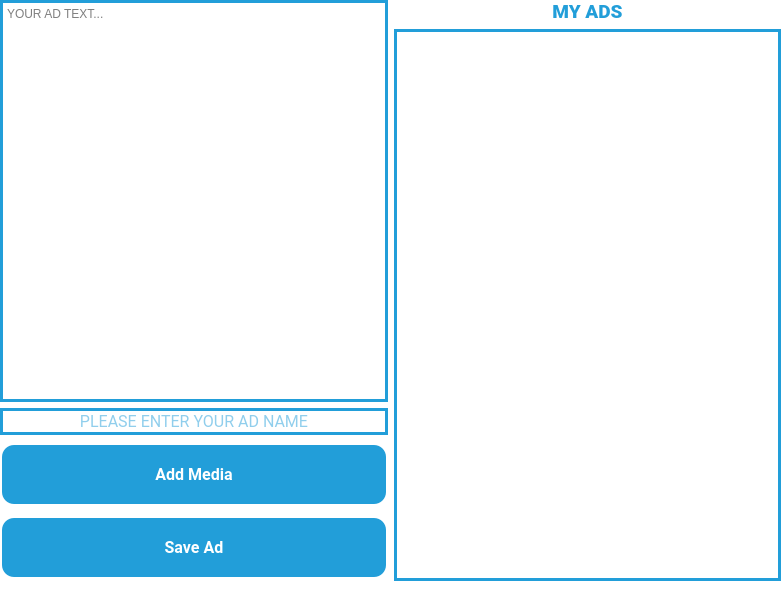
<?xml version="1.0" encoding="UTF-8"?>
<ui version="4.0">
 <class>MainWindow</class>
 <widget class="QMainWindow" name="MainWindow">
  <property name="geometry">
   <rect>
    <x>0</x>
    <y>0</y>
    <width>784</width>
    <height>599</height>
   </rect>
  </property>
  <property name="sizePolicy">
   <sizepolicy hsizetype="Fixed" vsizetype="Fixed">
    <horstretch>0</horstretch>
    <verstretch>0</verstretch>
   </sizepolicy>
  </property>
  <property name="minimumSize">
   <size>
    <width>784</width>
    <height>599</height>
   </size>
  </property>
  <property name="maximumSize">
   <size>
    <width>784</width>
    <height>599</height>
   </size>
  </property>
  <property name="windowTitle">
   <string>ADD ADVERTISEMENT</string>
  </property>
  <property name="styleSheet">
   <string notr="true">background-color: rgb(255, 255, 255);</string>
  </property>
  <widget class="QWidget" name="centralwidget">
   <property name="sizePolicy">
    <sizepolicy hsizetype="Fixed" vsizetype="Fixed">
     <horstretch>0</horstretch>
     <verstretch>0</verstretch>
    </sizepolicy>
   </property>
   <property name="minimumSize">
    <size>
     <width>784</width>
     <height>599</height>
    </size>
   </property>
   <property name="maximumSize">
    <size>
     <width>784</width>
     <height>599</height>
    </size>
   </property>
   <widget class="QWidget" name="horizontalLayoutWidget">
    <property name="geometry">
     <rect>
      <x>0</x>
      <y>0</y>
      <width>781</width>
      <height>581</height>
     </rect>
    </property>
    <layout class="QHBoxLayout" name="horizontalLayout">
     <property name="topMargin">
      <number>0</number>
     </property>
     <property name="rightMargin">
      <number>0</number>
     </property>
     <item>
      <layout class="QVBoxLayout" name="verticalLayout">
       <item>
        <widget class="QTextEdit" name="textEdit">
         <property name="styleSheet">
          <string notr="true">border:3px solid rgb(34, 158, 217);</string>
         </property>
         <property name="placeholderText">
          <string>YOUR AD TEXT...</string>
         </property>
        </widget>
       </item>
       <item>
        <widget class="QLineEdit" name="adNameLineEdit">
         <property name="font">
          <font>
           <family>Roboto</family>
           <pointsize>12</pointsize>
           <weight>50</weight>
           <bold>false</bold>
          </font>
         </property>
         <property name="styleSheet">
          <string notr="true">border:3px solid rgb(34, 158, 217);
color:rgb(34, 158, 217)</string>
         </property>
         <property name="text">
          <string/>
         </property>
         <property name="alignment">
          <set>Qt::AlignCenter</set>
         </property>
         <property name="placeholderText">
          <string>PLEASE ENTER YOUR AD NAME</string>
         </property>
        </widget>
       </item>
       <item>
        <widget class="QPushButton" name="addMediaButton">
         <property name="font">
          <font>
           <family>Roboto</family>
           <pointsize>-1</pointsize>
           <weight>75</weight>
           <bold>true</bold>
           <underline>false</underline>
           <strikeout>false</strikeout>
          </font>
         </property>
         <property name="styleSheet">
          <string notr="true">QPushButton {
  background-color: #229ED9;
  border: none;
  color: white;
  padding: 20px;
  text-align: center;
  text-decoration: none;
  display: inline-block;
  font-size: 16px;
  margin: 4px 2px;
  border-radius: 12px;
}

QPushButton:hover{
 background-color: white;
 color:#229ED9
}
</string>
         </property>
         <property name="text">
          <string>Add Media</string>
         </property>
        </widget>
       </item>
       <item>
        <widget class="QPushButton" name="Saveaad_button">
         <property name="font">
          <font>
           <family>Roboto</family>
           <pointsize>-1</pointsize>
           <weight>75</weight>
           <bold>true</bold>
           <underline>false</underline>
           <strikeout>false</strikeout>
          </font>
         </property>
         <property name="styleSheet">
          <string notr="true">QPushButton {
  background-color: #229ED9;
  border: none;
  color: white;
  padding: 20px;
  text-align: center;
  text-decoration: none;
  display: inline-block;
  font-size: 16px;
  margin: 4px 2px;
  border-radius: 12px;
}

QPushButton:hover{
 background-color: white;
 color:#229ED9
}
</string>
         </property>
         <property name="text">
          <string>Save Ad</string>
         </property>
        </widget>
       </item>
      </layout>
     </item>
     <item>
      <layout class="QVBoxLayout" name="verticalLayout_2">
       <property name="topMargin">
        <number>0</number>
       </property>
       <property name="rightMargin">
        <number>0</number>
       </property>
       <item>
        <widget class="QLabel" name="label">
         <property name="font">
          <font>
           <family>Roboto Black</family>
           <pointsize>14</pointsize>
           <weight>75</weight>
           <bold>true</bold>
          </font>
         </property>
         <property name="styleSheet">
          <string notr="true">color:  rgb(34, 158, 217);</string>
         </property>
         <property name="text">
          <string>MY ADS</string>
         </property>
         <property name="alignment">
          <set>Qt::AlignCenter</set>
         </property>
        </widget>
       </item>
       <item>
        <widget class="QListWidget" name="listWidget">
         <property name="font">
          <font>
           <weight>75</weight>
           <bold>true</bold>
          </font>
         </property>
         <property name="styleSheet">
          <string notr="true">border:3px solid rgb(34, 158, 217);</string>
         </property>
         <property name="selectionRectVisible">
          <bool>false</bool>
         </property>
         <property name="itemAlignment">
          <set>Qt::AlignCenter</set>
         </property>
        </widget>
       </item>
      </layout>
     </item>
    </layout>
   </widget>
  </widget>
 </widget>
 <resources/>
 <connections/>
</ui>
